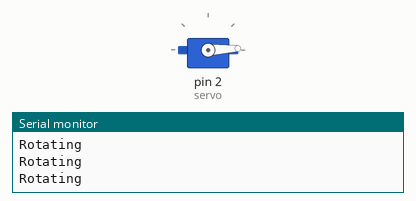
Bench run of a sketch on a simulated Arduino Uno, built with avr-gcc and run on an emulated ATmega328P. Parts: servo, the last lines printed to the serial monitor.

Above: at 3.05 s.
At 3.9 s:
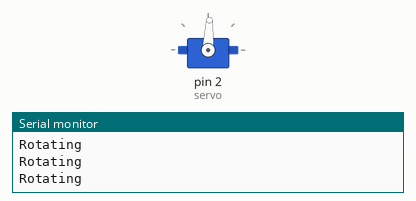
At 4.75 s:
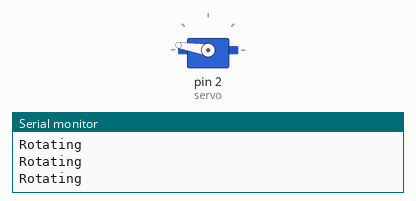
At 6.5 s:
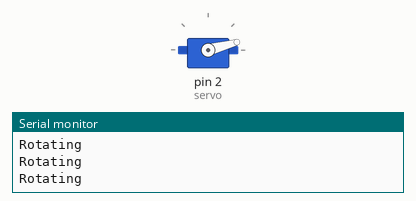
Timing chart, 0 to 11.4 s (numbered marks = the images above):
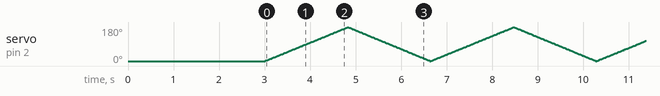

The sketch:

sketch_may19a.ino
```cpp
#include <Servo.h>

Servo servo;

void setup() {
  servo.attach(2);
  // put your setup code here, to run once:
  servo.write(0);
  delay(3000);
  Serial.begin(115200);
}

void loop() {
  // put your main code here, to run repeatedly:
  for(int i = 0; i < 180; i++) {
    servo.write(i);
    Serial.println("Rotating");
    delay(10);
  }
  for(int i = 179; i > -1; i--) {
    servo.write(i);
    delay(10);
  }
}
```
